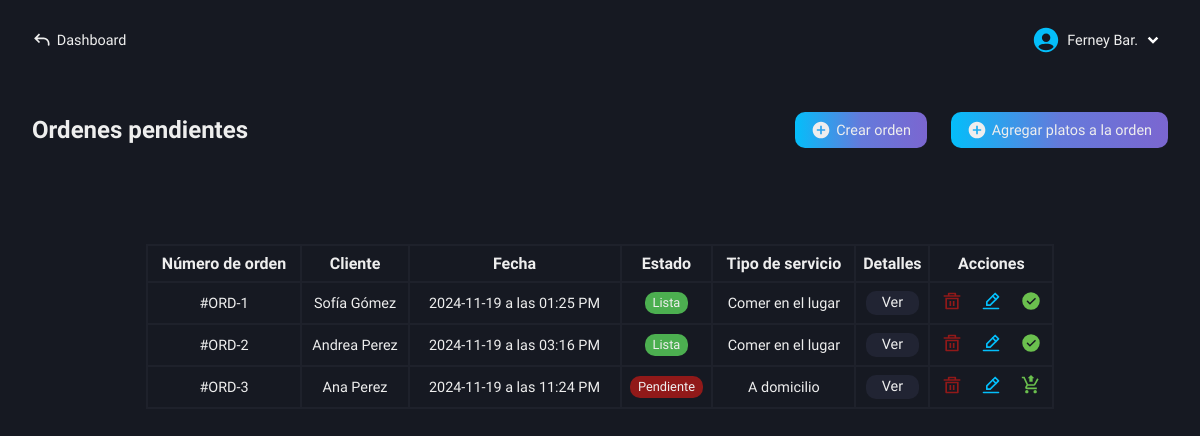
The app's page /roles/restaurant/kitchen/pending-orders.php (signed in) with its own data.
### tables this page shows
CREATE TABLE `users` (
  `id` int(11) NOT NULL AUTO_INCREMENT,
  `name` varchar(100) NOT NULL,
  `lastname` varchar(100) NOT NULL,
  `email` varchar(100) NOT NULL,
  `pass` varchar(100) NOT NULL,
  `role` varchar(100) NOT NULL,
  PRIMARY KEY (`id`)
);

CREATE TABLE `pending_orders` (
  `id` int(11) NOT NULL AUTO_INCREMENT,
  `order_number` int(11) NOT NULL,
  `customer` varchar(100) NOT NULL,
  `order_date` varchar(100) NOT NULL,
  `order_status` varchar(100) NOT NULL,
  `type_service` varchar(100) NOT NULL,
  `transaction` varchar(100) NOT NULL,
  PRIMARY KEY (`id`)
);

### roles/restaurant/kitchen/pending-orders.php (the view, shortened to what this page needs)
<!DOCTYPE html>
<html lang="es">
<head>
    <link rel="stylesheet" href="../../../css/restaurant/pending-orders.css">
    <?php
        include("../../../conexion.php");
        if (isset($_SESSION['user_id'])) {
            $id_user = $_SESSION['user_id'];
        } else {
            header("Location: ../../../index.php");
            exit();
        }
    ?>
</head>
<body>
    <main class="main">
        <nav class="nav-dash">
            <a href="../../dashboard-restaurant.php" class="go-dash">
                <svg xmlns="http://www.w3.org/2000/svg" width="20" height="20" viewBox="0 0 24 24"><path fill="#eee" d="m4 10l-.707.707L2.586 10l.707-.707zm17 8a1 1 0 1 1-2 0zM8.293 15.707l-5-5l1.414-1.414l5 5zm-5-6.414l5-5l1.414 1.414l-5 5zM4 9h10v2H4zm17 7v2h-2v-2zm-7-7a7 7 0 0 1 7 7h-2a5 5 0 0 0-5-5z"/></svg>
                <p>Dashboard</p>
            </a>
            <div class="user-modal">
                <div class="username">
                    <img src="../../../svg/people.svg" alt="">
                    <div class="name-down">
                        <?php
                            $queryData = "SELECT name, lastname FROM users WHERE id = $id_user";
                            $result = mysqli_query($conexion, $queryData);
                            $rowData = mysqli_fetch_assoc($result);
                            echo "<p class='name'>" . $rowData['name'] . ' ' . substr($rowData['lastname'], 0, 3) . ".</p>";
                        ?>
                        <img src="../../../svg/down-arrow.svg" alt="">
                    </div>
                </div>
            </div>
        </nav>
        <section class="pending-orders" id="hidden-modal">
            <div class="orders-content">
                <div class="tlt-button">
                    <h2 class="tlt-function">Ordenes pendientes</h2>
                    <div class="content-buttons">
                        <a href="create-orders.php" class="button-function bg-btn">
                            <svg xmlns="http://www.w3.org/2000/svg" width="20" height="20" viewBox="0 0 24 24"><path fill="#eee" d="M12 2C6.477 2 2 6.477 2 12s4.477 10 10 10s10-4.477 10-10S17.523 2 12 2m5 11h-4v4h-2v-4H7v-2h4V7h2v4h4z"/></svg>
                            <p>Crear orden</p>
                        </a>
                        <a href="add-orders-details.php" class="button-function bg-btn">
                            <svg xmlns="http://www.w3.org/2000/svg" width="20" height="20" viewBox="0 0 24 24"><path fill="#eee" d="M12 2C6.477 2 2 6.477 2 12s4.477 10 10 10s10-4.477 10-10S17.523 2 12 2m5 11h-4v4h-2v-4H7v-2h4V7h2v4h4z"/></svg>
                            <p>Agregar platos a la orden</p>
                        </a>
                    </div>
                </div>
                <div class="content-table">
                    <table>
                        <tr>
                            <th>Número de orden</th>
                            <th>Cliente</th>
                            <th>Fecha</th>
                            <th>Estado</th>
                            <th>Tipo de servicio</th>
                            <th>Detalles</th>
                            <th>Acciones</th>
                        </tr>
                        <?php
                            $getOrders = "SELECT * FROM pending_orders";
                            $resultOrders = mysqli_query($conexion, $getOrders);
                            if($resultOrders -> num_rows > 0) {
                                while($row = mysqli_fetch_assoc($resultOrders)){
                                    $order_number = $row['order_number'];
                                    $id = $row['id'];
                                    $order_date = $row['order_date'];
                                    $date = new DateTime($order_date);
                                    $formatted_date = $date->format('Y-m-d \a \l\a\s h:i A');
                                    $status_class = '';
                                    switch ($row['order_status']) {
                                        case 'Pendiente':
                                            $status_class = 'pending';
                                            break;
                                        case 'Lista':
                                            $status_class = 'ready';
                                            break;
                                    }
                                    $class_sale = '';
                                    $class_cart = '';
                                    switch ($row['transaction']) {
                                        case '0':
                                            $class_cart = 'yes-sent';
                                            $class_sale = 'not-sent';
                                            break;
                                        case '1':
                                            $class_cart = 'not-sent';
                                            $class_sale = 'yes-sent';
                                            break;
                                    }
                                    echo "<tr>
                                            <td>#ORD-" . $row['order_number'] . "</td>
                                            <td>" . ucwords($row['customer']) . "</td>
                                            <td>" . $formatted_date . "</td>
                                            <td><span class='" . $status_class . "'>" . $row['order_status'] . "</span></td>
                                            <td>" . $row['type_service'] . "</td>
                                            <td class='view-details'>
                                                <a href='details.php?order_number=$order_number'>Ver</a>
                                            </td>
                                            <td>
                                                <a href='functions/delete.php?id=$id'>
                                                    <img src='../../../svg/delete.svg' title='Eliminar' />
                                                </a>
                                                <a href='functions/get-data.php?id=$id'>
                                                    <img src='../../../svg/edit.svg' title='Editar' />
                                                </a>
                                                <a href='functions/send-order-sale.php?order_number=$order_number' class='" . $class_cart . "'>
                                                    <img  src='../../../svg/cart.svg' title='Enviar a ventas' />
                                                </a>
                                                <span class='" . $class_sale . "'>
                                                    <img src='../../../svg/success.svg' title='Enviado a ventas' />
                                                </span>
                                            </td>
                                          </tr>";
                                }
                            } else {
                                echo "<tr>
                                        <td colspan='7'>No hay ordenes pendientes.</td>
                                      </tr>";
                            }
                        ?>
                    </table>
                </div>
            </div>
        </section>
    </main>
</body>
</html>

### css/restaurant/pending-orders.css (style rules this page uses)
.main { display: grid; grid-template-columns: 1fr; grid-template-rows: 80px 1fr; height: 100vh; background-color: var(--color-dark-blue-gray); }
.pending-orders { grid-column: 1 / 2; grid-row: 2 / 3; padding: 2rem; box-sizing: border-box; }
.orders-content { display: flex; flex-direction: column; gap: 3rem; }
.tlt-button { display: flex; align-items: center; justify-content: space-between; }
.content-buttons { display: flex; align-items: center; gap: 1.5rem; }
.button-function { display: flex; align-items: center; gap: .3rem; padding: .5rem 1rem; border-radius: 10px; font-size: .9rem; text-decoration: none; }
.content-table { margin-top: 3rem; }
table { border-collapse: collapse; }
table { width: 80%; margin: auto; }
th, td { padding: .5rem 0; text-align: center; border: 2px solid var(--color-slate-gray); box-sizing: border-box; }
td { font-size: .9rem; font-weight: 300; }
td:nth-child(7) a { text-decoration: none; }
td:nth-child(7) a:nth-child(2) { margin-left: 1rem; }
td:nth-child(7) a:nth-child(3) { margin-left: 1rem; }
td:nth-child(7) span { margin-left: 1rem; }
.view-details a { text-decoration: none; background-color: var(--color-dark-charcoal-blue); padding: .2rem 1rem; border-radius: 10px; }
.pending { background-color: var(--color-dark-red); padding: .2rem .5rem; border-radius: 10px; font-size: .8rem; }
.ready { background-color: var(--color-dark-green); padding: .2rem .5rem; border-radius: 10px; font-size: .8rem; }
.yes-sent { display: inline-block; }

### css/base-nav-dash.css (style rules this page uses)
* { color: #eee; }
.nav-dash { grid-column: 1 / 2; grid-row: 1 / 2; display: flex; align-items: center; justify-content: space-between; padding: 0 2rem; box-sizing: border-box; user-select: none; }
.username { display: flex; align-items: center; gap: .4rem; cursor: pointer; }
.name-down { display: flex; align-items: center; }
.name-down .name { color: #eee; font-size: .9rem; }
.go-dash { display: flex; align-items: center; gap: .3rem; text-decoration: none; }
.go-dash p { font-size: .9rem; color: #eee; }

### css/base-btn-bd.css (style rules this page uses)
.bg-btn { background: linear-gradient( 90deg, #04BEFA, #647adb, #7b66d0, #9554c9, #04BEFA ); background-size: 200%; animation: gradient-move 5s infinite; transition: transform 0.2s, box-shadow 0.2s; }

### records on screen
users: name "Ferney", lastname "Bar"
pending_orders: order_number "1", customer "Sofía Gómez", order_date "2024-11-19 a las 01:25 PM", order_status "Lista", type_service "Comer en el lugar"
pending_orders: order_number "2", customer "Andrea Perez", order_date "2024-11-19 a las 03:16 PM", order_status "Lista", type_service "Comer en el lugar"
pending_orders: order_number "3", customer "Ana Perez", order_date "2024-11-19 a las 11:24 PM", order_status "Pendiente", type_service "A domicilio"
